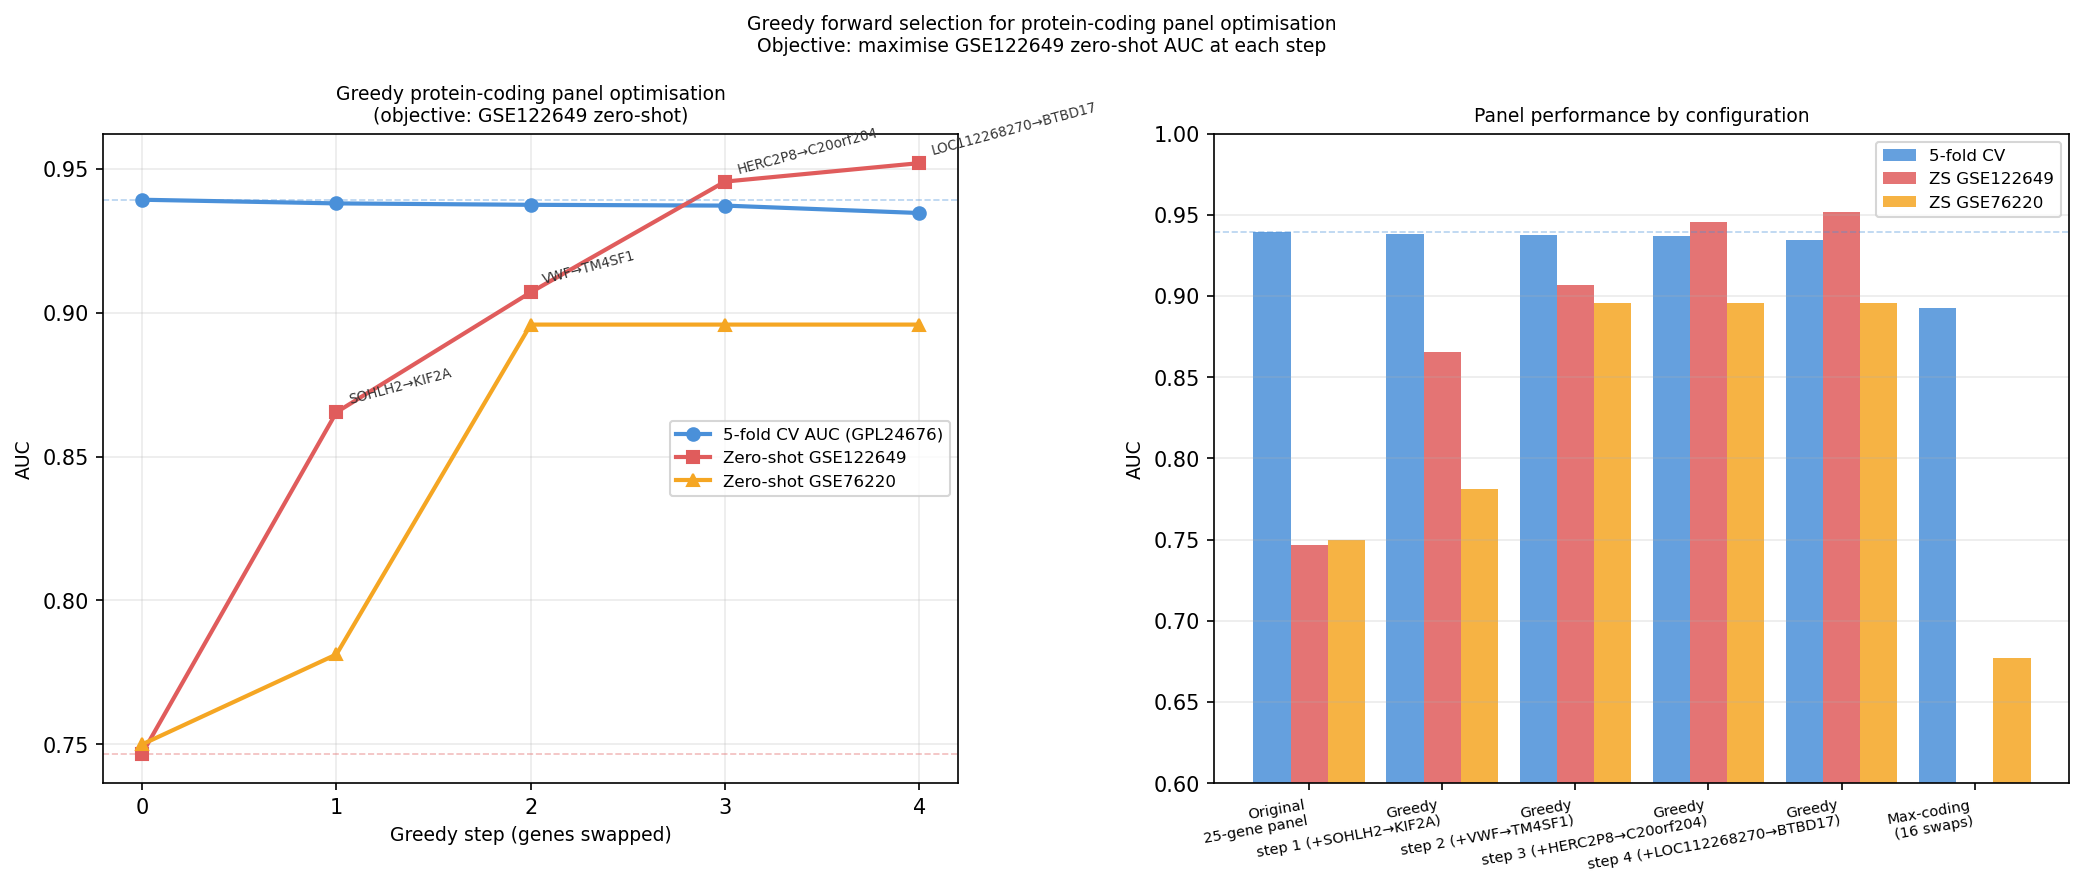

Write the Python code that produced this figure.
"""Greedy forward selection for druggable panel optimisation.

Starting from the original 25-gene panel, greedily swaps one panel gene at a
time for its best protein-coding replacement.  At each step, all remaining
candidate single swaps are evaluated; the one that maximises the primary
objective (GSE122649 zero-shot AUC, which has the richer sample size) is
accepted if it improves over the current panel.

Also evaluates:
  - The 'max-coding' panel: ALL 16 genes with a protein-coding replacement
    swapped simultaneously.
  - The top-N greedy selections applied to GSE76220 (secondary objective).
  - All pairwise combinations of the top-4 single-swap improvers.

Fast model (n_estimators=100) for CV; n_estimators=300 for zero-shot.

Outputs:
  panel_variant_greedy.png
  panel_variant_greedy_statistics.txt
"""

from __future__ import annotations

import gzip
import json
import re
import sys
import tarfile
import time
import warnings
from pathlib import Path

import numpy as np

ALS_DIR = Path(__file__).parents[1]
sys.path.insert(0, str(ALS_DIR))

from utils import load_dataset  # noqa: E402

import matplotlib  # noqa: E402
matplotlib.use("Agg")
import matplotlib.pyplot as plt  # noqa: E402
import pandas as pd  # noqa: E402
import requests  # noqa: E402
from lightgbm import LGBMClassifier  # noqa: E402
from sklearn.metrics import roc_auc_score  # noqa: E402
from sklearn.model_selection import StratifiedKFold  # noqa: E402
from sklearn.preprocessing import StandardScaler  # noqa: E402

SCRIPT_DIR   = Path(__file__).parent
ALS_DIR_RES  = ALS_DIR / "resources"

_PREFILTER_X     = SCRIPT_DIR / "lgbm_prefilter_X.npy"
_PREFILTER_NAMES = SCRIPT_DIR / "lgbm_prefilter_names.txt"
_PANEL_CSV       = SCRIPT_DIR / "lgbm_core25_panel.csv"
_PARAMS_PATH     = SCRIPT_DIR / "lgbm_top500_best_params.json"
_VARIANT_STATS   = SCRIPT_DIR / "panel_variant_cv_statistics.txt"

RANDOM_STATE = 42
N_FOLDS      = 5
FAST_N_EST   = 100

_GSE122649_RAW_TAR = ALS_DIR_RES / "GSE122649" / "GSE122649_RAW.tar"
_SOFT_URL_122649 = (
    "https://ftp.ncbi.nlm.nih.gov/geo/series/GSE122nnn/GSE122649/soft/"
    "GSE122649_family.soft.gz"
)
_RAW_URL_122649 = (
    "https://ftp.ncbi.nlm.nih.gov/geo/series/GSE122nnn/GSE122649/suppl/"
    "GSE122649_RAW.tar"
)

# Protein-coding single-swap results from panel_variant_cv.py
# (panel_symbol, replacement_symbol, prefilter_base, cv_auc, zs_76220, zs_122649)
# zs_* may be nan if replacement not in cohort
_SINGLE_SWAP_CODING: list[dict] = []  # populated from panel_variant_cv_statistics.txt


# ---------------------------------------------------------------------------
# Loaders (reused from panel_variant_cv.py)
# ---------------------------------------------------------------------------

def _load_prefilter() -> tuple[np.ndarray, dict[str, int], np.ndarray]:
    names = _PREFILTER_NAMES.read_text().splitlines()
    base_to_col = {n.split(".")[0]: i for i, n in enumerate(names)}
    X = np.load(_PREFILTER_X, mmap_mode="r")
    (ds,) = load_dataset("GSE153960", platform="GPL24676", resources_dir=ALS_DIR_RES)
    y = ds.y.values.astype(int)
    return X, base_to_col, y


def _load_train_raw() -> tuple[np.ndarray, dict[str, int], np.ndarray]:
    (ds,) = load_dataset("GSE153960", platform="GPL24676", resources_dir=ALS_DIR_RES)
    X = np.log1p(ds.X.values.astype(np.float32))
    base_to_col = {n.split(".")[0]: i for i, n in enumerate(ds.X.columns)}
    return X, base_to_col, ds.y.values.astype(int)


def _load_gse76220() -> tuple[np.ndarray, dict[str, int], np.ndarray]:
    (ds,) = load_dataset("GSE76220", resources_dir=ALS_DIR_RES)
    with warnings.catch_warnings():
        warnings.filterwarnings("ignore", category=RuntimeWarning)
        X = np.log1p(ds.X.values.astype(np.float32))
    return X, {s: i for i, s in enumerate(ds.X.columns)}, ds.y.values.astype(int)


def _load_gse122649() -> tuple[np.ndarray, dict[str, int], np.ndarray]:
    if not _GSE122649_RAW_TAR.exists():
        _GSE122649_RAW_TAR.parent.mkdir(parents=True, exist_ok=True)
        r = requests.get(_RAW_URL_122649, stream=True, timeout=300)
        r.raise_for_status()
        with open(_GSE122649_RAW_TAR, "wb") as fh:
            for chunk in r.iter_content(1 << 20):
                fh.write(chunk)

    r = requests.get(_SOFT_URL_122649, timeout=60, stream=True)
    content = gzip.decompress(r.content).decode("utf-8", errors="ignore")
    samples = re.split(r"\^SAMPLE", content)[1:]
    gsm_to_diag: dict[str, str] = {}
    for s in samples:
        acc_m = re.search(r"!Sample_geo_accession = (GSM\d+)", s)
        diag_m = re.search(r"!Sample_characteristics_ch1 = diagnosis: (.+)", s)
        if acc_m and diag_m:
            gsm_to_diag[acc_m.group(1)] = diag_m.group(1).strip()

    gene_symbols: list[str] = []
    sample_counts: dict[str, np.ndarray] = {}
    with tarfile.open(_GSE122649_RAW_TAR, "r") as tf:
        for member in tf.getmembers():
            gsm_m = re.search(r"(GSM\d+)", member.name)
            if not gsm_m or gsm_m.group(1) not in gsm_to_diag:
                continue
            gsm = gsm_m.group(1)
            fobj = tf.extractfile(member)
            if fobj is None:
                continue
            raw = fobj.read()
            if member.name.endswith(".gz"):
                raw = gzip.decompress(raw)
            lines = raw.decode("utf-8", errors="ignore").splitlines()
            rows = []
            for line in lines[1:]:
                parts = line.strip().split("\t")
                if len(parts) < 2:
                    continue
                try:
                    rows.append((parts[0].strip('"\''), float(parts[1])))
                except ValueError:
                    continue
            if not rows:
                continue
            syms = [r[0] for r in rows]
            counts = np.array([r[1] for r in rows], dtype=np.float32)
            if not gene_symbols:
                gene_symbols = syms
            elif len(syms) != len(gene_symbols):
                continue
            sample_counts[gsm] = counts

    gsm_ids = list(sample_counts.keys())
    X_raw = np.stack([sample_counts[g] for g in gsm_ids], axis=0)
    diag_map = {"sALS": 1, "sALS/FTD": 1, "Non-neurological control": 0}
    y = np.array([diag_map.get(gsm_to_diag[g], -1) for g in gsm_ids])
    valid = y >= 0
    X_log = np.log1p(X_raw[valid].astype(np.float32))
    return X_log, {s: i for i, s in enumerate(gene_symbols)}, y[valid]


# ---------------------------------------------------------------------------
# Evaluation helpers
# ---------------------------------------------------------------------------

def _cv_auc(
    X_pre: np.ndarray,
    y: np.ndarray,
    cols: list[int],
    params: dict,
) -> float:
    X = np.asarray(X_pre[:, cols], dtype=np.float32)
    skf = StratifiedKFold(n_splits=N_FOLDS, shuffle=True, random_state=RANDOM_STATE)
    aucs = []
    for tr, te in skf.split(X, y):
        clf = LGBMClassifier(**params)
        with warnings.catch_warnings():
            warnings.filterwarnings("ignore")
            clf.fit(X[tr], y[tr])
        aucs.append(float(roc_auc_score(y[te], clf.predict_proba(X[te])[:, 1])))
    return float(np.mean(aucs))


def _zeroshot(
    X_train: np.ndarray, y_train: np.ndarray,
    X_test: np.ndarray, y_test: np.ndarray,
    tr_cols: list[int], te_cols: list[int],
    params: dict,
) -> float:
    X_tr = X_train[:, tr_cols].astype(np.float32)
    X_te = X_test[:, te_cols].astype(np.float32)
    sc = StandardScaler()
    X_tr_sc = sc.fit_transform(X_tr)
    X_te_sc = sc.transform(X_te)
    clf = LGBMClassifier(**{**params, "verbose": -1})
    with warnings.catch_warnings():
        warnings.filterwarnings("ignore")
        clf.fit(X_tr_sc, y_train)
    return float(roc_auc_score(y_test, clf.predict_proba(X_te_sc)[:, 1]))


# ---------------------------------------------------------------------------
# Panel state helper
# ---------------------------------------------------------------------------

class PanelState:
    """Tracks which panel genes are swapped and provides column index lists."""

    def __init__(
        self,
        panel_df: pd.DataFrame,
        pre_base_to_col: dict[str, int],
        tr_base_to_col: dict[str, int],
        cohort_sym_maps: dict[str, dict[str, int]],
        single_swaps: list[dict],  # from panel_variant_cv output
    ) -> None:
        self.panel_syms: list[str] = list(panel_df["symbol"])
        self.panel_feats: list[str] = list(panel_df["feature"])
        self.pre_base_to_col = pre_base_to_col
        self.tr_base_to_col  = tr_base_to_col
        self.cohort_sym_maps = cohort_sym_maps

        # Base columns for original panel genes
        self._orig_pre: list[int] = [
            pre_base_to_col[f.split(".")[0]] for f in self.panel_feats
        ]
        self._orig_tr: list[int] = [
            tr_base_to_col[f.split(".")[0]] for f in self.panel_feats
        ]
        self._orig_cohort: dict[str, list[int]] = {
            cname: [sym_map.get(s, -1) for s in self.panel_syms]
            for cname, sym_map in cohort_sym_maps.items()
        }

        # Build swap lookup: {panel_symbol → swap info}
        self.swap_options: dict[str, dict] = {}
        for sw in single_swaps:
            self.swap_options[sw["panel_symbol"]] = sw

        # Current active swaps
        self.active: dict[str, str] = {}  # panel_symbol → replacement_symbol

    def _apply_swaps(
        self, swaps: dict[str, str]
    ) -> tuple[list[int], list[int], dict[str, list[int]]]:
        pre_cols  = list(self._orig_pre)
        tr_cols   = list(self._orig_tr)
        coh_cols  = {k: list(v) for k, v in self._orig_cohort.items()}

        for sym, repl_sym in swaps.items():
            idx = self.panel_syms.index(sym)
            sw  = self.swap_options[sym]
            pre_cols[idx] = sw["pre_col"]
            tr_cols[idx]  = sw["tr_col"]
            for cname, sym_map in self.cohort_sym_maps.items():
                if repl_sym and repl_sym in sym_map:
                    coh_cols[cname][idx] = sym_map[repl_sym]

        return pre_cols, tr_cols, coh_cols

    def cols(
        self, extra_swaps: dict[str, str] | None = None
    ) -> tuple[list[int], list[int], dict[str, list[int]]]:
        swaps = dict(self.active)
        if extra_swaps:
            swaps.update(extra_swaps)
        return self._apply_swaps(swaps)


# ---------------------------------------------------------------------------
# Main
# ---------------------------------------------------------------------------

def main() -> None:
    print("=" * 80)
    print("Greedy Druggable Panel Optimisation")
    print("=" * 80)

    panel_df = pd.read_csv(_PANEL_CSV).reset_index(drop=True)
    base_params = json.loads(_PARAMS_PATH.read_text())
    fast_params = {**base_params, "n_estimators": FAST_N_EST,
                   "colsample_bytree": 1.0, "verbose": -1, "n_jobs": 1}
    zs_params   = {**base_params, "n_estimators": 300,
                   "colsample_bytree": 1.0, "verbose": -1, "n_jobs": -1}

    print("\n[1] Loading data ...")
    X_pre, pre_b2c, y_pre = _load_prefilter()
    X_tr,  tr_b2c,  y_tr  = _load_train_raw()
    X_76,  sym_76,  y_76  = _load_gse76220()
    X_122, sym_122, y_122 = _load_gse122649()
    cohort_data = {"GSE76220": (X_76, sym_76, y_76), "GSE122649": (X_122, sym_122, y_122)}
    cohort_sym_maps = {"GSE76220": sym_76, "GSE122649": sym_122}
    print(f"  Prefilter: {X_pre.shape}  |  Train: {X_tr.shape}")

    # -----------------------------------------------------------------------
    # Load single-swap results from panel_variant_cv_statistics.txt
    # -----------------------------------------------------------------------
    print("\n[2] Parsing single-swap protein-coding results ...")
    single_swaps: list[dict] = []
    stat_text = _VARIANT_STATS.read_text()
    # Re-derive column info directly from panel_variant_cv computation
    # We need pre_col and tr_col for each protein-coding replacement
    from panel_variant_cv import (  # type: ignore
        _build_replacement_lookup, _build_gene_info, _AUDIT_CSV, _REPL_CSV
    )
    repl_lookup = _build_replacement_lookup(_REPL_CSV, _AUDIT_CSV)
    all_bases: set[str] = {b for cands in repl_lookup.values() for _, b in cands}
    gene_info = _build_gene_info(_AUDIT_CSV, all_bases)

    for sym, ranked in repl_lookup.items():
        # Find best protein-coding
        for auc_repl, base in ranked:
            bi = gene_info.get(base, {})
            if bi.get("biotype") != "protein-coding":
                continue
            repl_sym = bi.get("symbol", "")
            if not repl_sym:
                continue
            if base not in pre_b2c or base not in tr_b2c:
                continue
            single_swaps.append({
                "panel_symbol": sym,
                "repl_symbol":  repl_sym,
                "repl_base":    base,
                "pre_col":      pre_b2c[base],
                "tr_col":       tr_b2c[base],
                "auc_repl":     auc_repl,
            })
            break  # one per panel gene

    print(f"  {len(single_swaps)} panel genes have a protein-coding replacement")

    # Panel state object
    state = PanelState(panel_df, pre_b2c, tr_b2c, cohort_sym_maps, single_swaps)

    # -----------------------------------------------------------------------
    # Baseline
    # -----------------------------------------------------------------------
    print("\n[3] Evaluating baseline ...")
    pre_b, tr_b, coh_b = state.cols()
    baseline_cv = _cv_auc(X_pre, y_pre, pre_b, fast_params)
    baseline_zs: dict[str, float] = {}
    for cname, (X_te, sym_map, y_te) in cohort_data.items():
        paired = [(tc, ec) for tc, ec in zip(tr_b, coh_b[cname]) if tc >= 0 and ec >= 0]
        if paired:
            tc, ec = zip(*paired)
            baseline_zs[cname] = _zeroshot(X_tr, y_tr, X_te, y_te, list(tc), list(ec), zs_params)
    print(f"  Baseline CV={baseline_cv:.4f}  "
          + "  ".join(f"ZS_{c}={v:.4f}" for c, v in baseline_zs.items()))

    # -----------------------------------------------------------------------
    # Greedy forward selection (objective: GSE122649 zero-shot AUC)
    # -----------------------------------------------------------------------
    print("\n[4] Greedy forward selection (objective: GSE122649 zero-shot) ...")
    remaining = {sw["panel_symbol"]: sw for sw in single_swaps}
    greedy_history: list[dict] = []
    current_cv   = baseline_cv
    current_zs122 = baseline_zs.get("GSE122649", 0.0)
    current_zs76  = baseline_zs.get("GSE76220", 0.0)
    state.active  = {}

    while remaining:
        best_sym  = None
        best_gain = 0.0
        best_metrics: dict = {}

        for sym, sw in remaining.items():
            pre_c, tr_c, coh_c = state.cols({sym: sw["repl_symbol"]})
            # Only use genes available in GSE122649 for the candidate evaluation
            paired_122 = [(tc, ec) for tc, ec in zip(tr_c, coh_c["GSE122649"])
                          if tc >= 0 and ec >= 0]
            if len(paired_122) < 5:
                continue
            tc, ec = zip(*paired_122)
            zs = _zeroshot(X_tr, y_tr, X_122, y_122, list(tc), list(ec), zs_params)
            gain = zs - current_zs122
            if gain > best_gain:
                best_gain = gain
                best_sym  = sym
                best_metrics = {"zs_122": zs}

        if best_sym is None or best_gain <= 0:
            print("  No further improvement possible.")
            break

        sw = remaining.pop(best_sym)
        state.active[best_sym] = sw["repl_symbol"]
        current_zs122 = best_metrics["zs_122"]

        # Evaluate full state
        pre_c, tr_c, coh_c = state.cols()
        cv = _cv_auc(X_pre, y_pre, pre_c, fast_params)

        zs_full: dict[str, float] = {}
        for cname, (X_te, sym_map, y_te) in cohort_data.items():
            paired = [(tc, ec) for tc, ec in zip(tr_c, coh_c[cname]) if tc >= 0 and ec >= 0]
            if paired:
                tc2, ec2 = zip(*paired)
                zs_full[cname] = _zeroshot(X_tr, y_tr, X_te, y_te, list(tc2), list(ec2), zs_params)

        current_cv   = cv
        current_zs122 = zs_full.get("GSE122649", current_zs122)
        current_zs76  = zs_full.get("GSE76220", current_zs76)

        step = {
            "step":         len(greedy_history) + 1,
            "swapped":      best_sym,
            "replacement":  sw["repl_symbol"],
            "cv_auc":       cv,
            "zs_122649":    zs_full.get("GSE122649", float("nan")),
            "zs_76220":     zs_full.get("GSE76220", float("nan")),
            "gain_122":     best_gain,
        }
        greedy_history.append(step)
        print(f"  Step {step['step']}: swap {best_sym} → {sw['repl_symbol']}  "
              f"CV={cv:.4f}  ZS_122={zs_full.get('GSE122649',float('nan')):.4f} "
              f"(+{best_gain:.4f})  ZS_76={zs_full.get('GSE76220',float('nan')):.4f}")

    # -----------------------------------------------------------------------
    # Max-coding panel (all protein-coding swaps simultaneously)
    # -----------------------------------------------------------------------
    print("\n[5] Max-coding panel (all protein-coding swaps simultaneously) ...")
    all_swaps = {sw["panel_symbol"]: sw["repl_symbol"] for sw in single_swaps}
    state_all = PanelState(panel_df, pre_b2c, tr_b2c, cohort_sym_maps, single_swaps)
    state_all.active = all_swaps
    pre_all, tr_all, coh_all = state_all.cols()
    cv_all = _cv_auc(X_pre, y_pre, pre_all, fast_params)
    zs_all: dict[str, float] = {}
    for cname, (X_te, sym_map, y_te) in cohort_data.items():
        paired = [(tc, ec) for tc, ec in zip(tr_all, coh_all[cname]) if tc >= 0 and ec >= 0]
        if paired:
            tc2, ec2 = zip(*paired)
            zs_all[cname] = _zeroshot(X_tr, y_tr, X_te, y_te, list(tc2), list(ec2), zs_params)
    print(f"  Max-coding CV={cv_all:.4f}  "
          + "  ".join(f"ZS_{c}={v:.4f}" for c, v in zs_all.items()))

    # -----------------------------------------------------------------------
    # Figure
    # -----------------------------------------------------------------------
    print("\n[6] Generating figure ...")
    fig, axes = plt.subplots(1, 2, figsize=(14, 6))

    # Left: greedy trace
    ax = axes[0]
    steps  = [0] + [g["step"] for g in greedy_history]
    cv_seq = [baseline_cv] + [g["cv_auc"] for g in greedy_history]
    z1_seq = [baseline_zs.get("GSE122649", float("nan"))] + [g["zs_122649"] for g in greedy_history]
    z2_seq = [baseline_zs.get("GSE76220",  float("nan"))] + [g["zs_76220"]  for g in greedy_history]

    ax.plot(steps, cv_seq, "o-", color="#4A90D9", lw=2, label="5-fold CV AUC (GPL24676)")
    ax.plot(steps, z1_seq, "s-", color="#E05C5C", lw=2, label="Zero-shot GSE122649")
    ax.plot(steps, z2_seq, "^-", color="#F5A623", lw=2, label="Zero-shot GSE76220")
    ax.axhline(baseline_cv, color="#4A90D9", lw=0.8, ls="--", alpha=0.4)
    ax.axhline(baseline_zs.get("GSE122649", 0), color="#E05C5C", lw=0.8, ls="--", alpha=0.4)
    if greedy_history:
        for g in greedy_history:
            ax.annotate(
                f"{g['swapped']}→{g['replacement']}",
                (g["step"], g["zs_122649"]),
                textcoords="offset points", xytext=(5, 4),
                fontsize=6.5, rotation=15, color="#333333",
            )
    ax.set_xlabel("Greedy step (genes swapped)", fontsize=9)
    ax.set_ylabel("AUC", fontsize=9)
    ax.set_title("Greedy protein-coding panel optimisation\n(objective: GSE122649 zero-shot)", fontsize=9)
    ax.legend(fontsize=8)
    ax.grid(alpha=0.25)
    ax.set_xticks(steps)

    # Right: bar chart comparing key panels
    ax = axes[1]
    panels: list[tuple[str, float, float, float]] = [
        ("Original\n25-gene panel",  baseline_cv, baseline_zs.get("GSE122649", float("nan")), baseline_zs.get("GSE76220", float("nan"))),
    ]
    for g in greedy_history:
        label = f"Greedy\nstep {g['step']} (+{g['swapped']}→{g['replacement']})"
        panels.append((label, g["cv_auc"], g["zs_122649"], g["zs_76220"]))
    panels.append((f"Max-coding\n({len(single_swaps)} swaps)", cv_all,
                   zs_all.get("GSE122649", float("nan")), zs_all.get("GSE76220", float("nan"))))

    n = len(panels)
    x = np.arange(n)
    w = 0.28
    labels_bar = [p[0] for p in panels]
    cv_bar  = [p[1] for p in panels]
    z1_bar  = [p[2] for p in panels]
    z2_bar  = [p[3] for p in panels]

    ax.bar(x - w,  cv_bar, w, label="5-fold CV", color="#4A90D9", alpha=0.85)
    ax.bar(x,      z1_bar, w, label="ZS GSE122649", color="#E05C5C", alpha=0.85)
    ax.bar(x + w,  z2_bar, w, label="ZS GSE76220", color="#F5A623", alpha=0.85)
    ax.axhline(baseline_cv, color="#4A90D9", lw=0.8, ls="--", alpha=0.4)
    ax.set_xticks(x)
    ax.set_xticklabels(labels_bar, fontsize=7, rotation=10, ha="right")
    ax.set_ylabel("AUC", fontsize=9)
    ax.set_title("Panel performance by configuration", fontsize=9)
    ax.legend(fontsize=8)
    ax.grid(axis="y", alpha=0.25)
    ax.set_ylim(0.6, 1.0)

    fig.suptitle(
        "Greedy forward selection for protein-coding panel optimisation\n"
        "Objective: maximise GSE122649 zero-shot AUC at each step",
        fontsize=9,
    )
    plt.tight_layout()
    out_fig = SCRIPT_DIR / "panel_variant_greedy.png"
    fig.savefig(out_fig, dpi=150, bbox_inches="tight")
    plt.close()
    print(f"  Figure saved: {out_fig.name}")

    # -----------------------------------------------------------------------
    # Statistics file
    # -----------------------------------------------------------------------
    lines = [
        "Greedy Druggable Panel Optimisation",
        "=" * 80,
        f"Baseline (fast model CV): {baseline_cv:.4f}",
    ]
    for c, v in baseline_zs.items():
        lines.append(f"Baseline zero-shot {c}: {v:.4f}")
    lines += [
        "",
        "GREEDY FORWARD SELECTION (objective: GSE122649 zero-shot AUC)",
        "-" * 80,
        f"{'Step':<5} {'Swapped':<22} {'→'} {'Replacement':<14}  {'CV':>8}  {'ZS_122':>8}  {'ZS_76':>8}  {'Δ122':>7}",
        "-" * 80,
    ]
    if greedy_history:
        for g in greedy_history:
            lines.append(
                f"{g['step']:<5} {g['swapped']:<22} → {g['replacement']:<14}"
                f"  {g['cv_auc']:>8.4f}  {g['zs_122649']:>8.4f}  {g['zs_76220']:>8.4f}"
                f"  {g['gain_122']:>+7.4f}"
            )
    else:
        lines.append("  No single protein-coding swap improved GSE122649 zero-shot.")
    lines += [
        "",
        "Active swaps in final greedy panel:",
        f"  {list(state.active.items()) if state.active else 'none'}",
        "",
        "MAX-CODING PANEL (all protein-coding swaps simultaneously)",
        "-" * 80,
        f"Swaps: {len(single_swaps)} (genes: {', '.join(s['panel_symbol'] for s in single_swaps)})",
        f"CV AUC    : {cv_all:.4f}  (Δ baseline: {cv_all - baseline_cv:+.4f})",
    ]
    for c, v in zs_all.items():
        b = baseline_zs.get(c, float("nan"))
        lines.append(f"ZS {c:<12}: {v:.4f}  (Δ baseline: {v-b:+.4f})")

    out_txt = SCRIPT_DIR / "panel_variant_greedy_statistics.txt"
    out_txt.write_text("\n".join(lines))
    print(f"  Statistics saved: {out_txt.name}")
    print("\nDone.")


if __name__ == "__main__":
    main()
